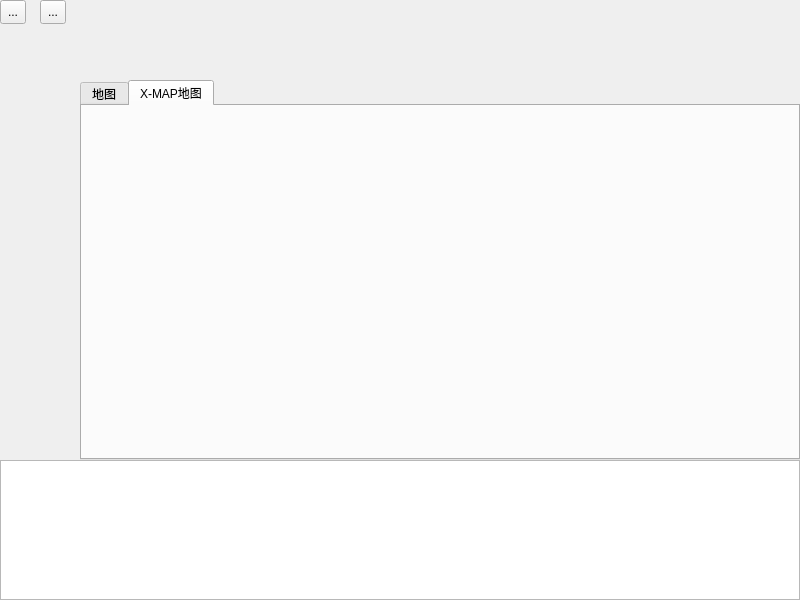
<?xml version="1.0" encoding="UTF-8"?>
<ui version="4.0">
 <class>Widget</class>
 <widget class="QWidget" name="Widget">
  <property name="geometry">
   <rect>
    <x>0</x>
    <y>0</y>
    <width>800</width>
    <height>600</height>
   </rect>
  </property>
  <property name="windowTitle">
   <string>Widget</string>
  </property>
  <widget class="QWidget" name="top_widget" native="true">
   <property name="geometry">
    <rect>
     <x>0</x>
     <y>0</y>
     <width>800</width>
     <height>80</height>
    </rect>
   </property>
   <widget class="QToolButton" name="menu_btn">
    <property name="geometry">
     <rect>
      <x>0</x>
      <y>0</y>
      <width>26</width>
      <height>24</height>
     </rect>
    </property>
    <property name="text">
     <string>...</string>
    </property>
   </widget>
   <widget class="QToolButton" name="menu_one_btn">
    <property name="geometry">
     <rect>
      <x>40</x>
      <y>0</y>
      <width>26</width>
      <height>24</height>
     </rect>
    </property>
    <property name="text">
     <string>...</string>
    </property>
   </widget>
  </widget>
  <widget class="QWidget" name="bottom_widget" native="true">
   <property name="geometry">
    <rect>
     <x>0</x>
     <y>460</y>
     <width>800</width>
     <height>140</height>
    </rect>
   </property>
   <widget class="QTextEdit" name="textEdit">
    <property name="geometry">
     <rect>
      <x>0</x>
      <y>0</y>
      <width>800</width>
      <height>140</height>
     </rect>
    </property>
    <property name="html">
     <string>&lt;!DOCTYPE HTML PUBLIC &quot;-//W3C//DTD HTML 4.0//EN&quot; &quot;http://www.w3.org/TR/REC-html40/strict.dtd&quot;&gt;
&lt;html&gt;&lt;head&gt;&lt;meta name=&quot;qrichtext&quot; content=&quot;1&quot; /&gt;&lt;style type=&quot;text/css&quot;&gt;
p, li { white-space: pre-wrap; }
&lt;/style&gt;&lt;/head&gt;&lt;body style=&quot; font-family:'Ubuntu'; font-size:11pt; font-weight:400; font-style:normal;&quot;&gt;
&lt;p style=&quot;-qt-paragraph-type:empty; margin-top:0px; margin-bottom:0px; margin-left:0px; margin-right:0px; -qt-block-indent:0; text-indent:0px;&quot;&gt;&lt;br /&gt;&lt;/p&gt;&lt;/body&gt;&lt;/html&gt;</string>
    </property>
   </widget>
  </widget>
  <widget class="QWidget" name="btn_widget" native="true">
   <property name="geometry">
    <rect>
     <x>0</x>
     <y>80</y>
     <width>80</width>
     <height>380</height>
    </rect>
   </property>
  </widget>
  <widget class="wid" name="menu_widget" native="true">
   <property name="geometry">
    <rect>
     <x>80</x>
     <y>80</y>
     <width>80</width>
     <height>380</height>
    </rect>
   </property>
   <property name="mouseTracking">
    <bool>true</bool>
   </property>
  </widget>
  <widget class="widone" name="menu_one_widget" native="true">
   <property name="geometry">
    <rect>
     <x>80</x>
     <y>80</y>
     <width>80</width>
     <height>380</height>
    </rect>
   </property>
   <property name="mouseTracking">
    <bool>true</bool>
   </property>
  </widget>
  <widget class="QTabWidget" name="tabWidget">
   <property name="geometry">
    <rect>
     <x>80</x>
     <y>80</y>
     <width>720</width>
     <height>380</height>
    </rect>
   </property>
   <property name="tabPosition">
    <enum>QTabWidget::North</enum>
   </property>
   <property name="currentIndex">
    <number>1</number>
   </property>
   <property name="tabsClosable">
    <bool>false</bool>
   </property>
   <property name="movable">
    <bool>false</bool>
   </property>
   <widget class="QWidget" name="tab">
    <attribute name="title">
     <string>地图</string>
    </attribute>
    <widget class="QLabel" name="label">
     <property name="geometry">
      <rect>
       <x>220</x>
       <y>120</y>
       <width>231</width>
       <height>101</height>
      </rect>
     </property>
     <property name="font">
      <font>
       <family>URW Chancery L</family>
       <pointsize>21</pointsize>
       <weight>75</weight>
       <italic>true</italic>
       <bold>true</bold>
      </font>
     </property>
     <property name="frameShape">
      <enum>QFrame::Panel</enum>
     </property>
     <property name="frameShadow">
      <enum>QFrame::Raised</enum>
     </property>
     <property name="text">
      <string>Hello World</string>
     </property>
     <property name="alignment">
      <set>Qt::AlignCenter</set>
     </property>
    </widget>
   </widget>
   <widget class="QWidget" name="tab_2">
    <attribute name="title">
     <string>X-MAP地图</string>
    </attribute>
   </widget>
  </widget>
  <zorder>tabWidget</zorder>
  <zorder>top_widget</zorder>
  <zorder>bottom_widget</zorder>
  <zorder>btn_widget</zorder>
  <zorder>menu_widget</zorder>
  <zorder>menu_one_widget</zorder>
 </widget>
 <layoutdefault spacing="6" margin="11"/>
 <customwidgets>
  <customwidget>
   <class>wid</class>
   <extends>QWidget</extends>
   <header location="global">wid.h</header>
   <container>1</container>
  </customwidget>
  <customwidget>
   <class>widone</class>
   <extends>QWidget</extends>
   <header location="global">widone.h</header>
   <container>1</container>
  </customwidget>
 </customwidgets>
 <resources/>
 <connections/>
</ui>
